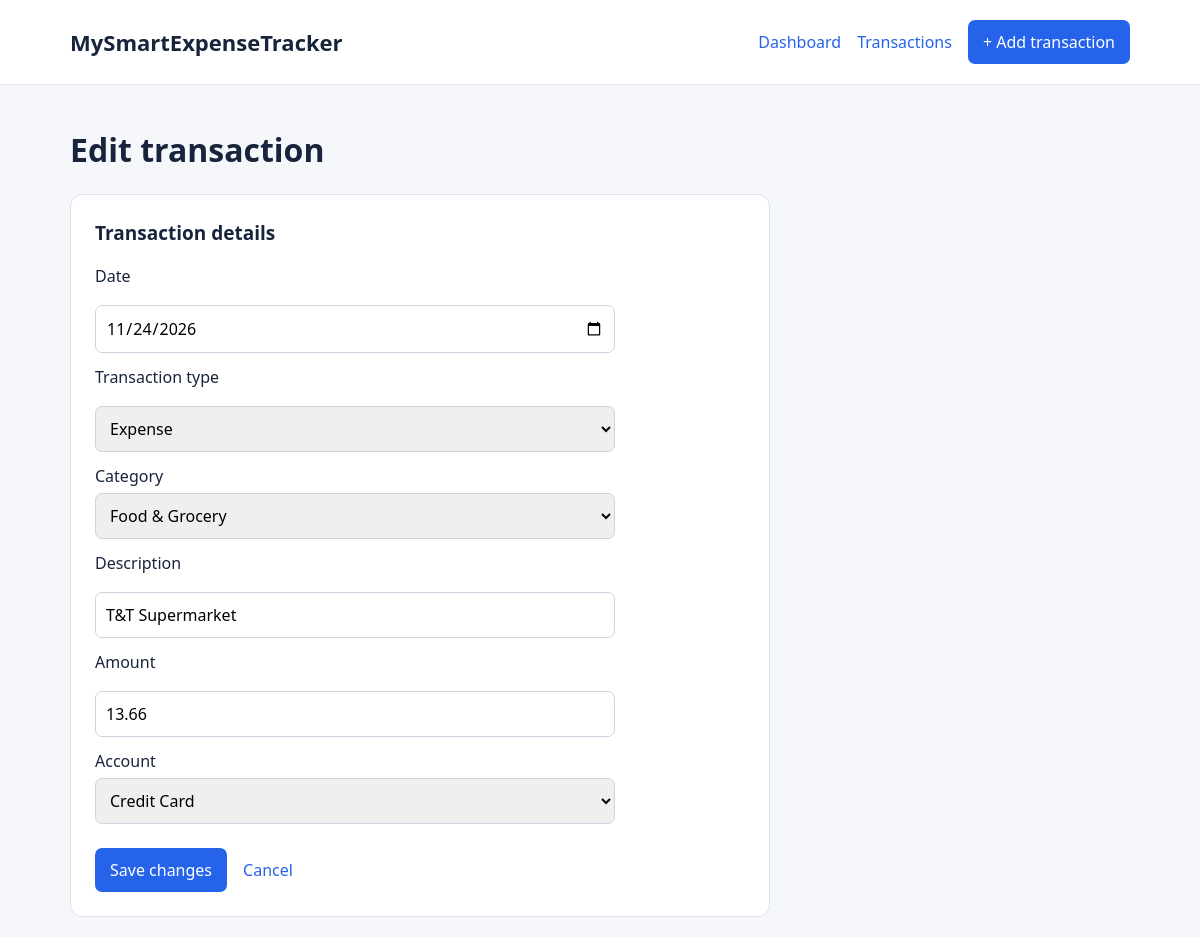
/edit/6, run on the app's committed database.
### tables this page shows
CREATE TABLE transactions (
        transaction_id INTEGER PRIMARY KEY AUTOINCREMENT,
        transaction_date TEXT NOT NULL,
        description TEXT NOT NULL,
        amount REAL NOT NULL CHECK(amount > 0),
        transaction_type TEXT NOT NULL
            CHECK(transaction_type IN ('income', 'expense')),
        category_id INTEGER NOT NULL,
        account_id INTEGER NOT NULL, custom_category TEXT,

        FOREIGN KEY (category_id)
            REFERENCES categories(category_id),

        FOREIGN KEY (account_id)
            REFERENCES accounts(account_id)
    );

CREATE TABLE categories (
        category_id INTEGER PRIMARY KEY AUTOINCREMENT,
        category_name TEXT NOT NULL,
        category_type TEXT NOT NULL
            CHECK(category_type IN ('income', 'expense')),
        UNIQUE(category_name, category_type)
    );

CREATE TABLE accounts (
            account_id INTEGER PRIMARY KEY AUTOINCREMENT,
            account_name TEXT NOT NULL UNIQUE
        );

### app.py (the view, shortened to what this page needs)
@app.route("/edit/<int:transaction_id>", methods=["GET","POST"])
def edit_transaction(transaction_id):
    conn=get_db_connection()
    transaction=conn.execute("""
        SELECT *
        FROM transactions
        WHERE transaction_id=?

    """, (transaction_id,)
    ).fetchone()
    if transaction is None:
        conn.close()
        return "Transaction not found.", 404
    categories = conn.execute(
        "SELECT * FROM categories ORDER BY category_name"
    ).fetchall()
    accounts = conn.execute(
        "SELECT * FROM accounts ORDER BY account_name"
    ).fetchall()
    conn.close()
    return render_template(
        "transaction_form.html",
        transaction=transaction,
        today=date.today().isoformat(),
        categories=categories,
        accounts=accounts
    )

### database.py (called while the page is built)
def get_db_connection():
    conn=sqlite3.connect(DB_PATH)
    conn.row_factory=sqlite3.Row
    conn.execute("PRAGMA foreign_keys =ON")
    return conn

### templates/transaction_form.html (shortened to what this page needs)
{% extends 'base.html' %}
{% block content %}
{% set prefill = prefill | default(none) %}
{% if transaction %}
{% set form_date = transaction.transaction_date %}
{% set form_description = transaction.description %}
{% set form_amount = transaction.amount %}
{% set form_type = transaction.transaction_type %}
{% elif prefill %}
{% set form_date = prefill.transaction_date or '' %}
{% set form_description = prefill.description or '' %}
{% set form_amount = prefill.amount %}
{% set form_type = prefill.transaction_type or '' %}
{% else %}
{% set form_date = today %}
{% set form_description = '' %}
{% set form_amount = none %}
{% set form_type = 'expense' %}
{% endif %}
<h1>{{ 'Edit' if transaction else 'Add' }} transaction</h1>
<div class="transaction-layout {{ 'edit-layout' if transaction else '' }}">
    <article class="transaction-details">
        <h2>Transaction details</h2>
        <form action="{{ url_for('edit_transaction', transaction_id=transaction.transaction_id)
                if transaction else url_for('add_transaction') }}" method="POST">
            <label for="transaction_date">Date</label>
            <input type="date" id="transaction_date" name="transaction_date" value="{{ form_date }}" required>
            <label for="transaction_type">
                Transaction type
            </label>
            <select id="transaction_type" name="transaction_type" required>
                <option value="expense" {% if form_type=='expense' %}selected{% endif %}>
                    Expense
                </option>
            </select>
            <label>
                Category
                <select id="category_id" name="category_id" required>
                    {% for category in categories %}
                    <option value="{{ category['category_id'] }}" data-type="{{ category['category_type'] }}"
                        data-name="{{ category['category_name'] }}" {% if transaction and
                        transaction.category_id==category.category_id %} selected{% endif %}>
                        {{ category['category_name'] }}
                    </option>
                    {% endfor %}
                </select>
            </label>
            <label for="description">Description</label>
            <input type="text" id="description" name="description" value="{{ form_description }}" maxlength="200"
                required>
            <label for="amount">Amount</label>
            <input type="number" id="amount" name="amount" min="0.01" step="0.01"
                value="{{ '%.2f' | format(form_amount) if form_amount is not none else '' }}" required>
            <label>
                Account
                <select name="account_id" required>
                    {% for account in accounts %}
                    <option value="{{ account['account_id'] }}" {% if transaction and
                        transaction.account_id==account.account_id %} selected{% endif %}>
                        {{ account['account_name'] }}
                    </option>
                    {% endfor %}
                </select>
            </label>
            <div class="actions">
                <button type="submit">
                    {{ 'Save changes' if transaction else 'Add transaction' }}
                </button>
                <a href="{{ url_for('transactions') }}">Cancel</a>
            </div>
        </form>
    </article>
</div>
{% endblock %}

### static/style.css (style rules this page uses)
* { box-sizing: border-box; }
body { margin: 0; background: #f5f7fb; color: #17243b; font: 16px/1.5 system-ui, Arial, sans-serif; }
a { color: #2563eb; text-decoration: none; }
h1 { margin-bottom: 4px; }
h2 { font-size: 19px; }
article { background: #fff; border: 1px solid #e1e6ee; border-radius: 12px; padding: 20px; margin-bottom: 18px; min-width: 0; }
label { display: block; font-weight: 600; margin-bottom: 14px; }
input, select { display: block; width: 100%; padding: 10px; margin-top: 5px; border: 1px solid #cbd5e1; border-radius: 7px; font: inherit; }
form:not(.filters):not(.inline) { max-width: 520px; }
button, .button { display: inline-block; background: #2563eb; color: white; border: 0; border-radius: 7px; padding: 10px 15px; cursor: pointer; font: inherit; }
.actions { display: flex; align-items: center; gap: 18px; }
.transaction-layout { display: grid; grid-template-columns: minmax(0, 45fr) minmax(0, 55fr); gap: 24px; align-items: start; margin-top: 20px; }
.transaction-layout.edit-layout { grid-template-columns: minmax(0, 1fr); max-width: 700px; }
.transaction-layout > .receipt-section, .transaction-layout > .transaction-details { min-width: 0; margin: 0; padding: 24px; border: 1px solid #dbe3ed; border-radius: 12px; background-color: #ffffff; box-sizing: border-box; }
.transaction-details form { display: flex; flex-direction: column; gap: 12px; }
.transaction-details input, .transaction-details select { width: 100%; max-width: 100%; box-sizing: border-box; }
.transaction-details label { display: block; font-weight: 500; margin: 0; }
.transaction-details .actions { display: flex; align-items: center; gap: 16px; margin-top: 16px; }

### templates/transaction_form.html (style rules this page uses)
.transaction-layout { display: grid; grid-template-columns: minmax(0, 45fr) minmax(0, 55fr); gap: 24px; align-items: start; margin-top: 20px }
.transaction-layout.edit-layout { grid-template-columns: minmax(0, 1fr); max-width: 700px }
.transaction-layout>.receipt-section, .transaction-layout>.transaction-details { min-width: 0; margin: 0; padding: 24px; border: 1px solid #dbe3ed; border-radius: 12px; background: #fff; box-sizing: border-box }
.transaction-layout h2, .transaction-layout h3 { margin-top: 0 }
.transaction-layout form { display: flex; flex-direction: column; align-items: stretch; gap: 12px; width: 100%; max-width: none }
.transaction-layout input, .transaction-layout select { width: 100%; max-width: 100%; box-sizing: border-box }
.transaction-details label { display: block; margin: 0; font-weight: 500 }
.transaction-details .actions { display: flex; align-items: center; gap: 16px; margin-top: 12px }

### data on the page
transactions: transaction_date "11/24/2026", transaction_type "Expense", category_id "Food & Grocery", description "T&T Supermarket", amount "13.66", account_id "Credit Card"

### other printed values
{{ 'Edit' if transaction else 'Add' }} "Edit"
{{ 'Save changes' if transaction else 'Add transaction' }} "Save changes"
